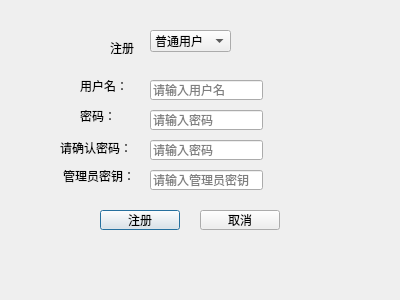
<?xml version="1.0" encoding="UTF-8"?>
<ui version="4.0">
 <class>RegisterDialog</class>
 <widget class="QDialog" name="RegisterDialog">
  <property name="geometry">
   <rect>
    <x>0</x>
    <y>0</y>
    <width>400</width>
    <height>300</height>
   </rect>
  </property>
  <property name="windowTitle">
   <string>Dialog</string>
  </property>
  <property name="styleSheet">
   <string notr="true">background-image: url(:/register.png);</string>
  </property>
  <widget class="QLabel" name="label">
   <property name="geometry">
    <rect>
     <x>110</x>
     <y>40</y>
     <width>31</width>
     <height>16</height>
    </rect>
   </property>
   <property name="text">
    <string>注册</string>
   </property>
  </widget>
  <widget class="QLabel" name="label_2">
   <property name="geometry">
    <rect>
     <x>80</x>
     <y>80</y>
     <width>54</width>
     <height>12</height>
    </rect>
   </property>
   <property name="text">
    <string>用户名：</string>
   </property>
  </widget>
  <widget class="QLineEdit" name="lineEdit_yonghuming">
   <property name="geometry">
    <rect>
     <x>150</x>
     <y>80</y>
     <width>113</width>
     <height>20</height>
    </rect>
   </property>
   <property name="placeholderText">
    <string>请输入用户名</string>
   </property>
  </widget>
  <widget class="QLabel" name="label_3">
   <property name="geometry">
    <rect>
     <x>80</x>
     <y>110</y>
     <width>54</width>
     <height>12</height>
    </rect>
   </property>
   <property name="text">
    <string>密码：</string>
   </property>
  </widget>
  <widget class="QLineEdit" name="lineEdit_mima">
   <property name="geometry">
    <rect>
     <x>150</x>
     <y>110</y>
     <width>113</width>
     <height>20</height>
    </rect>
   </property>
   <property name="contextMenuPolicy">
    <enum>Qt::CustomContextMenu</enum>
   </property>
   <property name="echoMode">
    <enum>QLineEdit::Password</enum>
   </property>
   <property name="placeholderText">
    <string>请输入密码</string>
   </property>
  </widget>
  <widget class="QLabel" name="label_4">
   <property name="geometry">
    <rect>
     <x>60</x>
     <y>140</y>
     <width>71</width>
     <height>16</height>
    </rect>
   </property>
   <property name="text">
    <string>请确认密码：</string>
   </property>
  </widget>
  <widget class="QLineEdit" name="lineEdit_mimaqueren">
   <property name="geometry">
    <rect>
     <x>150</x>
     <y>140</y>
     <width>113</width>
     <height>20</height>
    </rect>
   </property>
   <property name="maxLength">
    <number>32764</number>
   </property>
   <property name="echoMode">
    <enum>QLineEdit::Password</enum>
   </property>
   <property name="placeholderText">
    <string>请输入密码</string>
   </property>
  </widget>
  <widget class="QPushButton" name="pushButton_reg">
   <property name="geometry">
    <rect>
     <x>100</x>
     <y>210</y>
     <width>80</width>
     <height>20</height>
    </rect>
   </property>
   <property name="text">
    <string>注册</string>
   </property>
  </widget>
  <widget class="QPushButton" name="pushButton_cancel">
   <property name="geometry">
    <rect>
     <x>200</x>
     <y>210</y>
     <width>80</width>
     <height>20</height>
    </rect>
   </property>
   <property name="text">
    <string>取消</string>
   </property>
  </widget>
  <widget class="QComboBox" name="comboBox_role">
   <property name="geometry">
    <rect>
     <x>150</x>
     <y>30</y>
     <width>81</width>
     <height>22</height>
    </rect>
   </property>
   <item>
    <property name="text">
     <string>普通用户</string>
    </property>
   </item>
   <item>
    <property name="text">
     <string>管理员</string>
    </property>
   </item>
  </widget>
  <widget class="QLabel" name="label_key">
   <property name="geometry">
    <rect>
     <x>60</x>
     <y>169</y>
     <width>71</width>
     <height>14</height>
    </rect>
   </property>
   <property name="sizePolicy">
    <sizepolicy hsizetype="Preferred" vsizetype="Fixed">
     <horstretch>0</horstretch>
     <verstretch>37</verstretch>
    </sizepolicy>
   </property>
   <property name="minimumSize">
    <size>
     <width>11</width>
     <height>6</height>
    </size>
   </property>
   <property name="maximumSize">
    <size>
     <width>16777215</width>
     <height>16777211</height>
    </size>
   </property>
   <property name="frameShape">
    <enum>QFrame::VLine</enum>
   </property>
   <property name="frameShadow">
    <enum>QFrame::Sunken</enum>
   </property>
   <property name="lineWidth">
    <number>0</number>
   </property>
   <property name="midLineWidth">
    <number>-3</number>
   </property>
   <property name="text">
    <string>管理员密钥：</string>
   </property>
  </widget>
  <widget class="QLineEdit" name="lineEdit_keynumber">
   <property name="geometry">
    <rect>
     <x>150</x>
     <y>170</y>
     <width>113</width>
     <height>20</height>
    </rect>
   </property>
   <property name="echoMode">
    <enum>QLineEdit::Password</enum>
   </property>
   <property name="cursorPosition">
    <number>0</number>
   </property>
   <property name="placeholderText">
    <string>请输入管理员密钥</string>
   </property>
  </widget>
 </widget>
 <resources/>
 <connections/>
</ui>
